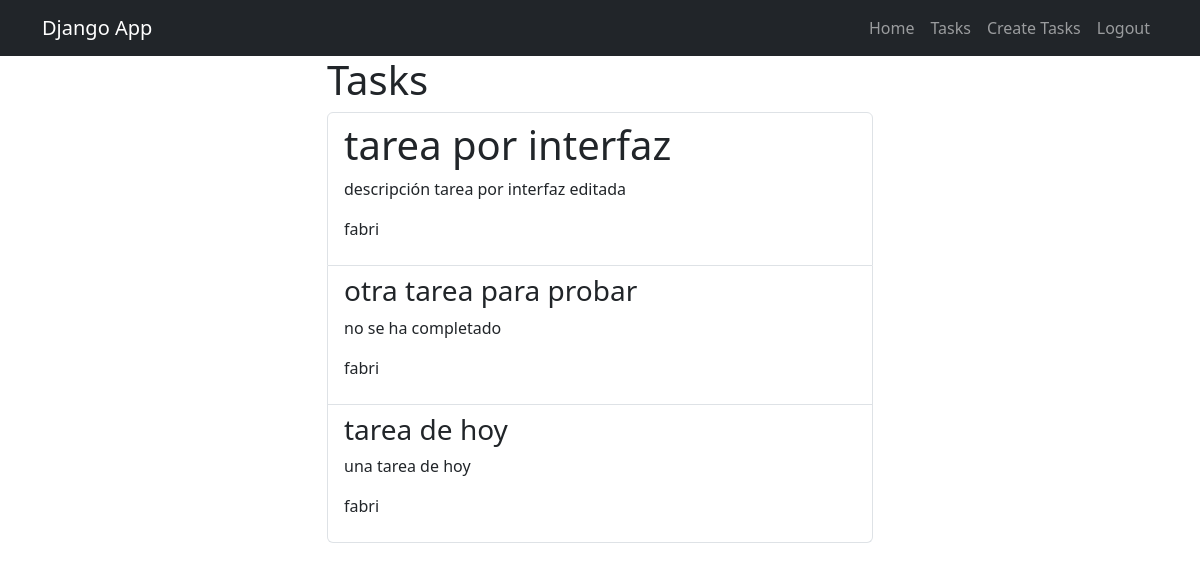
The app's page /tasks/ (signed in) with its own data.
### tasks/models.py (models this page shows, shortened)
class Task(models.Model):
    title           = models.CharField(max_length=200) # campo de texto con maximo 200 caracteres
    description     = models.TextField(blank=True) #campo de texto puede estar vacio
    created         = models.DateTimeField(auto_now_add=True) # campo fecha con la fecha actual por defecto
    datecompleted   = models.DateTimeField(null=True) # campo fecha null
    important       = models.BooleanField(default=False) # campo booleano con valor por defecto
    user            = models.ForeignKey(User, on_delete=models.CASCADE) # llave foranea del modelo usuario,

### tasks/views.py (the view)
# urls.py: path('tasks/', views.tasks, name='tasks'),
@login_required
def tasks(request):
    tasks = Task.objects.filter(user=request.user)
    return render(request, 'task.html', {
        'tasks': tasks
    })

### tasks/templates/task.html
{% extends 'base.html' %}
{% block content %}
<main class="container">
    <div class="row">
        <div class="col-md-6 offset-md-3">
            <h1>Tasks</h1>
            <ul class="list-group">
                {% for task in tasks %}
                <a href="{% url 'task_detail' task.id %}" class="list-group-item">
                    <header class="d-flex justify-content-between">
                        {% if task.important %}
                        <strong><h1>{{task.title}}</h1></strong>
                        {% else %}
                            <h3>{{task.title}}</h3>
                        {% endif %}
                    </header>
                    <p>{{task.description}}</p>
                    <p>{{task.user.username}}</p>
                </a>
                {% endfor %}
            </ul>
        </div>
    </div>
</main>
{% endblock %}

### tasks/templates/base.html (shortened to what this page needs)
<!DOCTYPE html>
<html lang="en">
<head>
    <link rel="stylesheet" href="https://cdn.jsdelivr.net/npm/bootstrap@5.3.3/dist/css/bootstrap.min.css">
</head>
<body>
    <nav class="navbar navbar-expand-lg bg-dark navbar-dark">
        <div class="container">
          <a class="navbar-brand" href="/">Django App</a>
          <div class="collapse navbar-collapse" id="navbarNav">
            <ul class="navbar-nav ms-auto">
                <li class="nav-item">
                    <a class="nav-link" href="/">Home</a>
                </li>
                {% if user.is_authenticated %}
                <li class="nav-item">
                    <a class="nav-link" href="/tasks">Tasks</a>
                </li>
                <li class="nav-item">
                    <a class="nav-link" href="/tasks/create/">Create Tasks</a>
                </li>
                <li class="nav-item">
                    <a class="nav-link" href="/logout">Logout</a>
                </li>
                {% endif %}
            </ul>
          </div>
        </div>
      </nav>
    {% block content %}
    {% endblock %}
</body>
</html>

### records on screen
Task: title "tarea por interfaz", description "descripción tarea por interfaz editada", user.username "fabri"
Task: title "otra tarea para probar", description "no se ha completado", user.username "fabri"
Task: title "tarea de hoy", description "una tarea de hoy", user.username "fabri"
